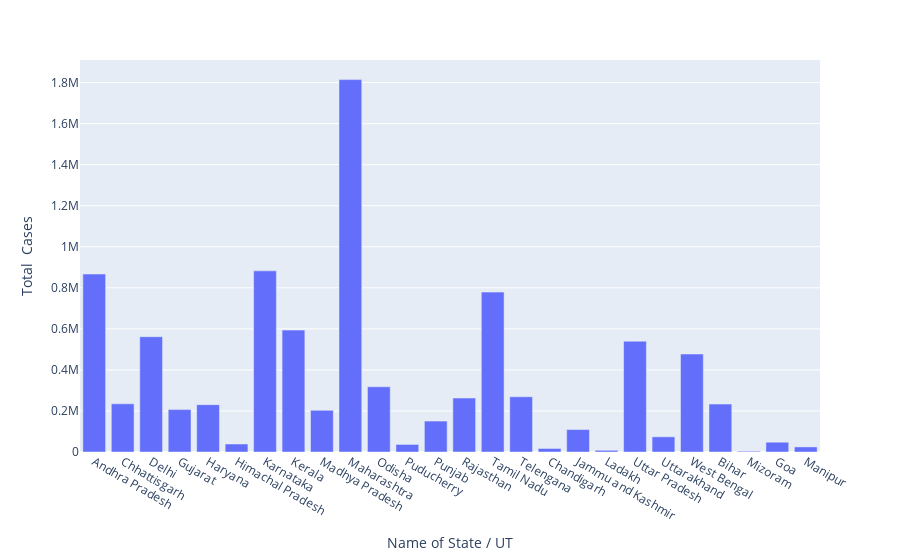

The code cell stored with this chart in its notebook:
### Code cell
px.bar(df,x='Name of State / UT',y='Total  Cases ')

### Figure 1 — Plotly figure (JSON) as saved in the notebook; plotly's stock layout.template omitted (floating-point values rounded to 4 significant figures)
{"data": [{"textposition": "auto", "hovertemplate": "Name of State / UT=%{x}<br>Total  Cases =%{y}", "showlegend": false, "legendgroup": "", "name": "", "yaxis": "y", "y": [867063, 234725, 561742, 206714, 230713, 38977, 882608, 593957, 203231, 1814515, 317789, 36902, 150805, 262805, 779046, 269223, 17246, 109383, 8328, 539899, 73951, 477446, 233572, 3822, 47689, 24749], "hoverlabel": {"namelength": 0}, "offsetgroup": "", "xaxis": "x", "marker": {"color": "#636efa"}, "x": ["Andhra Pradesh", "Chhattisgarh", "Delhi", "Gujarat", "Haryana", "Himachal Pradesh", "Karnataka", "Kerala", "Madhya Pradesh", "Maharashtra", "Odisha", "Puducherry", "Punjab", "Rajasthan", "Tamil Nadu", "Telengana", "Chandigarh", "Jammu and Kashmir", "Ladakh", "Uttar Pradesh", "Uttarakhand", "West Bengal", "Bihar", "Mizoram", "Goa", "Manipur"], "alignmentgroup": "True", "type": "bar", "orientation": "v"}], "layout": {"xaxis": {"domain": [0, 1], "anchor": "y", "title": {"text": "Name of State / UT"}}, "yaxis": {"domain": [0, 1], "anchor": "x", "title": {"text": "Total  Cases "}}, "barmode": "relative", "margin": {"t": 60}, "legend": {"tracegroupgap": 0}}}
